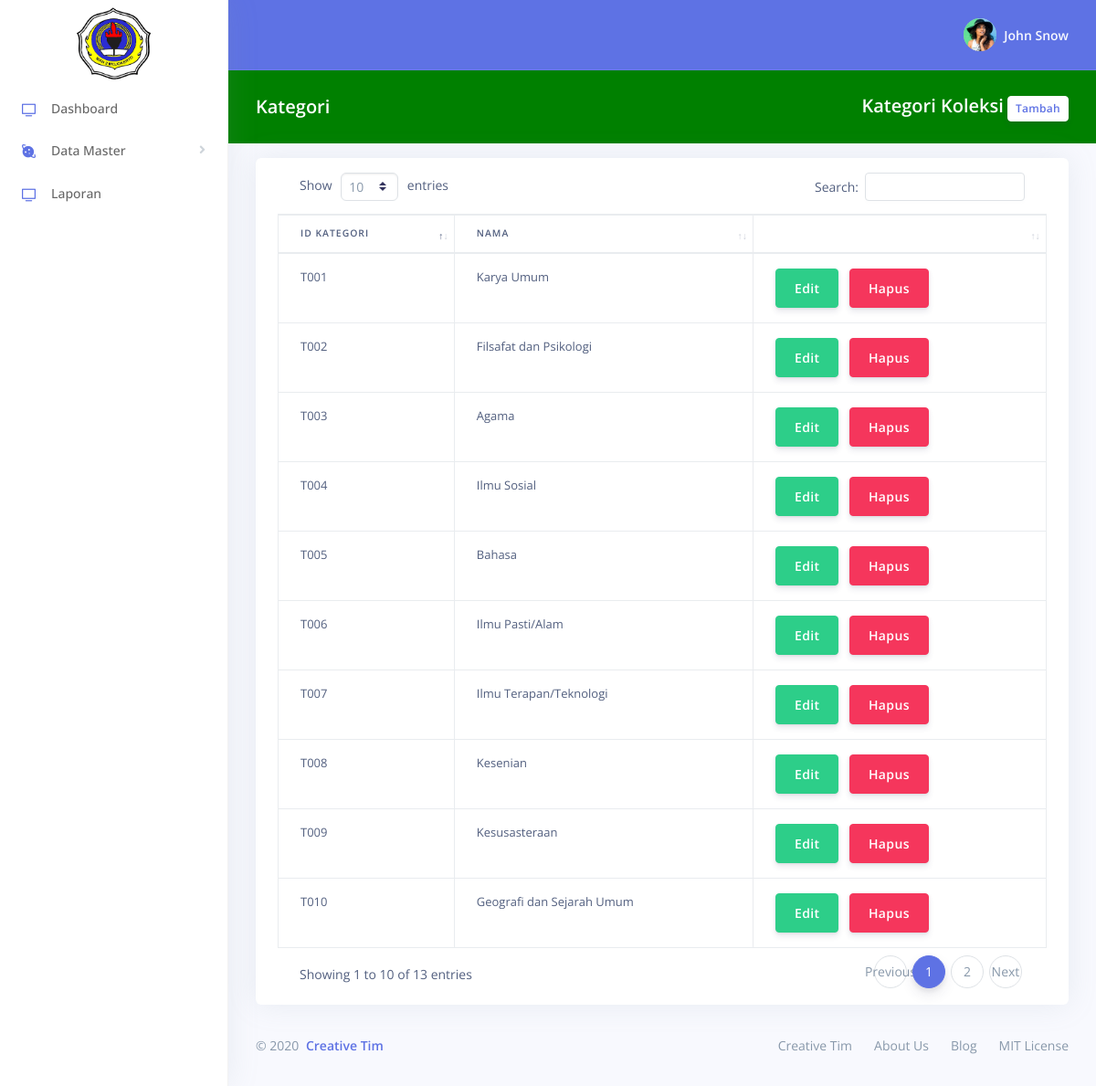
The page /MKategori.php on the database its author committed.
### tables this page shows
CREATE TABLE `kategori` (
  `id_kategori` varchar(10) NOT NULL,
  `nama_kategori` varchar(100) NOT NULL,
  PRIMARY KEY (`id_kategori`)
);

### MKategori.php (the view, shortened to what this page needs)
<!DOCTYPE html>
<html>
<head>
<?php include "css-script.php"; ?>
</head>
<body>
	<?php include "sidebar.php"; ?>
	<div class="main-content" id="panel">
		<?php include "navbar.php"; ?>
		<div class="header bg-primary" style="background-color: green !important">
			<div class="container-fluid">
				<div class="header-body">
					<div class="row align-items-center py-4">
						<div class="col-lg-6 col-7">
							<h6 class="h2 text-white d-inline-block mb-0">Kategori</h6>
						</div>
						<div class="col-lg-6 col-5 text-right">
							<h6 class="h2 text-white d-inline-block mb-0">Kategori Koleksi</h6>
							<a href="#" class="btn btn-sm btn-neutral" data-toggle="modal"
								data-target="#ModalTambahKategori">Tambah</a>
						</div>
					</div>
				</div>
			</div>
		</div>
		<div class="container-fluid mt-3">
			<div class="row">
				<div class="col-xl-12 col-md-12">
					<div class="card card-stats">
						<div class="card-body table-responsive">
							<table id="Tabel2" class="table table-bordered">
								<thead>
									<tr>
										<th>ID Kategori</th>
										<th>Nama</th>
										<th></th>
									</tr>
								</thead>
								<tbody>
									<?php
					$query = mysqli_query($conn, "SELECT * from kategori ");
					while ($row = mysqli_fetch_array($query)) {
					?>
									<tr>
										<td><?php echo $row['id_kategori'] ?></td>
										<td><?php echo $row['nama_kategori'] ?></td>
										<td><button class="btn btn-success btnEditKat" data-toggle="modal"
												data-target="#ModalEditKategori"
												data-id="<?php echo $row['id_kategori'] ?>">Edit</button>
												<button class="btn btn-danger btnHapusKat" data-toggle="modal"
												data-target="#ModalHapusKategori"
												data-id="<?php echo $row['id_kategori'] ?>">Hapus</button></td>
									</tr>
									<?php } ?>
								</tbody>
							</table>
						</div>
					</div>
				</div>
			</div>
			<?php include "footer.php"; ?>
		</div>
	</div>
</body>
</html>

### rows shown on the page
kategori: id_kategori "T001", nama_kategori "Karya Umum"
kategori: id_kategori "T002", nama_kategori "Filsafat dan Psikologi"
kategori: id_kategori "T003", nama_kategori "Agama"
kategori: id_kategori "T004", nama_kategori "Ilmu Sosial"
kategori: id_kategori "T005", nama_kategori "Bahasa"
kategori: id_kategori "T006", nama_kategori "Ilmu Pasti/Alam"
kategori: id_kategori "T007", nama_kategori "Ilmu Terapan/Teknologi"
kategori: id_kategori "T008", nama_kategori "Kesenian"
kategori: id_kategori "T009", nama_kategori "Kesusasteraan"
kategori: id_kategori "T010", nama_kategori "Geografi dan Sejarah Umum"
